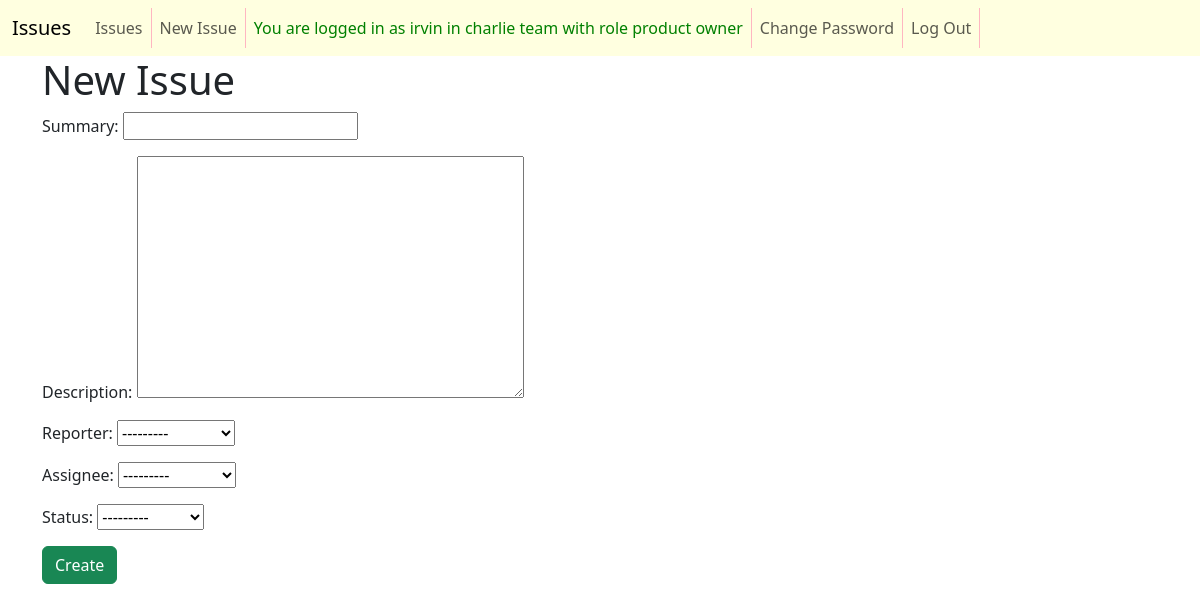
The page /issues/new/ (signed in) on the database its author committed.
### accounts/models.py (models this page shows)
class CustomUser(AbstractUser):
    team = models.ForeignKey(
        Team,
        on_delete=models.CASCADE,
        null=True, blank=True,
    )
    role = models.ForeignKey(
        Role,
        on_delete=models.CASCADE,
        null=True, blank=True,
    )
    def __str__(self):
        return str(self.username)

class Team(models.Model):
    name = models.CharField(max_length=128)
    description = models.CharField(max_length=256)
    def __str__(self):
        return self.name

class Role(models.Model):
    name = models.CharField(max_length=128)
    description = models.CharField(max_length=256)
    def __str__(self):
        return self.name

### issues/views.py (the view)
# urls.py: path("new/", views.IssueCreateView.as_view(), name="new"),
class IssueCreateView(LoginRequiredMixin, UserPassesTestMixin, CreateView):
    template_name = "issues/new.html"
    model = Issue
    fields = ["summary", "description", "reporter","assignee",  "status"]
    def test_func(self):
        return str(self.request.user.role) == "product owner"

### issues/models.py (called while the page is built)
    def __str__(self):
        return self.name

### templates/issues/new.html (shortened to what this page needs)
{% extends 'base.html' %}
{% block content %}
<h1>New Issue</h1>
<form method="POST">
    {{ form.as_p }}
    <input type="submit" class="btn btn-success" value="Create">
</form>
{% endblock content %}

### templates/base.html (shortened to what this page needs)
{% load static %}
<!DOCTYPE html>
<html lang="en">
<head>
    <link href="https://cdn.jsdelivr.net/npm/bootstrap@5.3.2/dist/css/bootstrap.min.css" rel="stylesheet"
>
    <link rel="stylesheet" href="{% static 'css/base.css' %}">
</head>
<body>
    <nav class="navbar navbar-expand-lg bg-body-tertiary">
        <div class="container-fluid">
            <a class="navbar-brand" href="{% url 'home' %}">Issues</a>
            <div class="collapse navbar-collapse" id="navbarNav">
                <ul class="navbar-nav">
                    <li class="nav-item">
                        <a class="nav-link" href="{% url 'list' %}">Issues</a>
                    </li>
                    {% if user.is_authenticated %}
                    <li class="nav-item">
                        <a class="nav-link" href="{% url 'new' %}">New Issue</a>
                    </li>
                    <li class="nav-item">
                        <a class="nav-link" style="color:green;">You are logged in as {{user.username}} in {{user.team}} team with role {{user.role}}</a>
                    </li>
                    <li class="nav-item">
                        <a class="nav-link" href="{% url 'password_change' %}">Change Password</a>
                    </li>
                    <li class="nav-item">
                        <a class="nav-link" href="{% url 'logout' %}">Log Out</a>
                    </li>
                    {% endif %}
                </ul>
            </div>
        </div>
    </nav>
    <div class="container">
        {% block content %}{% endblock content %}
    </div>
</body>
</html>

### static/css/base.css (style rules this page uses)
* { margin:0; padding:0; }
.navbar { background:lightyellow!important; }
.navbar li { border-right: 1px solid lightpink; }

### rows shown on the page
CustomUser: username "irvin", team "charlie", role "product owner"
